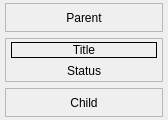
<?xml version="1.0" encoding="UTF-8"?>
<ui version="4.0">
 <class>NegationNode</class>
 <widget class="QWidget" name="NegationNode">
  <property name="geometry">
   <rect>
    <x>0</x>
    <y>0</y>
    <width>168</width>
    <height>120</height>
   </rect>
  </property>
  <property name="sizePolicy">
   <sizepolicy hsizetype="Fixed" vsizetype="Fixed">
    <horstretch>0</horstretch>
    <verstretch>0</verstretch>
   </sizepolicy>
  </property>
  <property name="windowTitle">
   <string>Negation</string>
  </property>
  <layout class="QVBoxLayout" name="verticalLayout_2">
   <property name="leftMargin">
    <number>5</number>
   </property>
   <property name="topMargin">
    <number>3</number>
   </property>
   <property name="rightMargin">
    <number>5</number>
   </property>
   <property name="bottomMargin">
    <number>3</number>
   </property>
   <item>
    <widget class="QFrame" name="FrameParent">
     <property name="frameShape">
      <enum>QFrame::Shape::StyledPanel</enum>
     </property>
     <property name="frameShadow">
      <enum>QFrame::Shadow::Raised</enum>
     </property>
     <layout class="QVBoxLayout" name="verticalLayout_3">
      <property name="leftMargin">
       <number>5</number>
      </property>
      <property name="topMargin">
       <number>3</number>
      </property>
      <property name="rightMargin">
       <number>5</number>
      </property>
      <property name="bottomMargin">
       <number>3</number>
      </property>
      <item>
       <widget class="QLabel" name="ParentConnection">
        <property name="text">
         <string>Parent</string>
        </property>
        <property name="alignment">
         <set>Qt::AlignmentFlag::AlignCenter</set>
        </property>
       </widget>
      </item>
     </layout>
    </widget>
   </item>
   <item>
    <widget class="QFrame" name="FrameStatus">
     <property name="frameShape">
      <enum>QFrame::Shape::StyledPanel</enum>
     </property>
     <property name="frameShadow">
      <enum>QFrame::Shadow::Raised</enum>
     </property>
     <layout class="QVBoxLayout" name="verticalLayout">
      <property name="leftMargin">
       <number>5</number>
      </property>
      <property name="topMargin">
       <number>3</number>
      </property>
      <property name="rightMargin">
       <number>5</number>
      </property>
      <property name="bottomMargin">
       <number>3</number>
      </property>
      <item>
       <widget class="QLabel" name="Title">
        <property name="frameShape">
         <enum>QFrame::Shape::Box</enum>
        </property>
        <property name="text">
         <string>Title</string>
        </property>
        <property name="alignment">
         <set>Qt::AlignmentFlag::AlignCenter</set>
        </property>
       </widget>
      </item>
      <item>
       <widget class="QLabel" name="Status">
        <property name="text">
         <string>Status</string>
        </property>
        <property name="alignment">
         <set>Qt::AlignmentFlag::AlignCenter</set>
        </property>
       </widget>
      </item>
     </layout>
    </widget>
   </item>
   <item>
    <widget class="QFrame" name="FrameChildren">
     <property name="frameShape">
      <enum>QFrame::Shape::StyledPanel</enum>
     </property>
     <property name="frameShadow">
      <enum>QFrame::Shadow::Raised</enum>
     </property>
     <layout class="QVBoxLayout" name="verticalLayout_4">
      <property name="leftMargin">
       <number>5</number>
      </property>
      <property name="topMargin">
       <number>3</number>
      </property>
      <property name="rightMargin">
       <number>5</number>
      </property>
      <property name="bottomMargin">
       <number>3</number>
      </property>
      <item>
       <widget class="QLabel" name="ChildConnections">
        <property name="toolTip">
         <string>A Negation has one child; connecting another child replaces it</string>
        </property>
        <property name="text">
         <string>Child</string>
        </property>
        <property name="alignment">
         <set>Qt::AlignmentFlag::AlignCenter</set>
        </property>
       </widget>
      </item>
     </layout>
    </widget>
   </item>
  </layout>
 </widget>
 <resources/>
 <connections/>
</ui>
